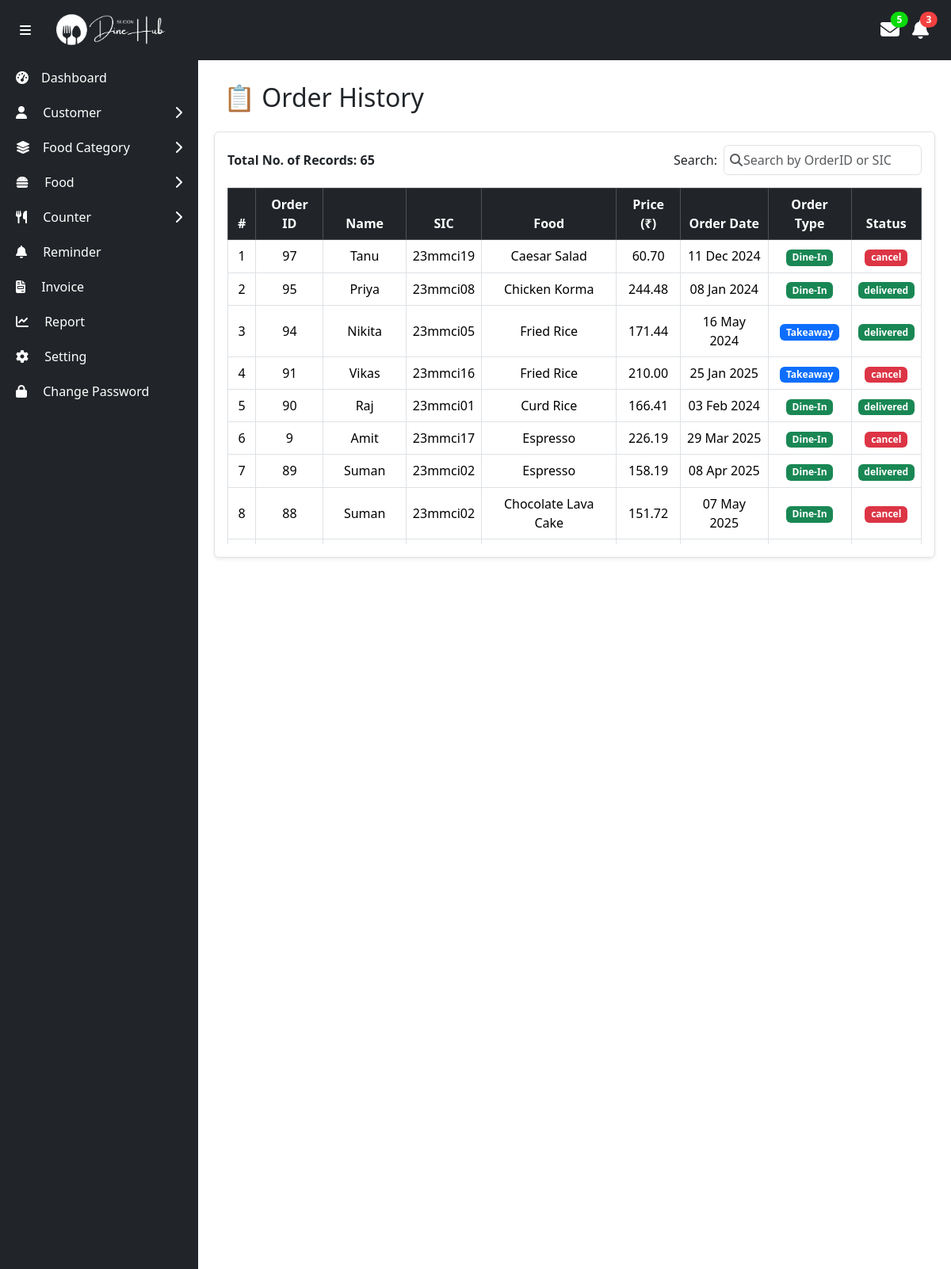
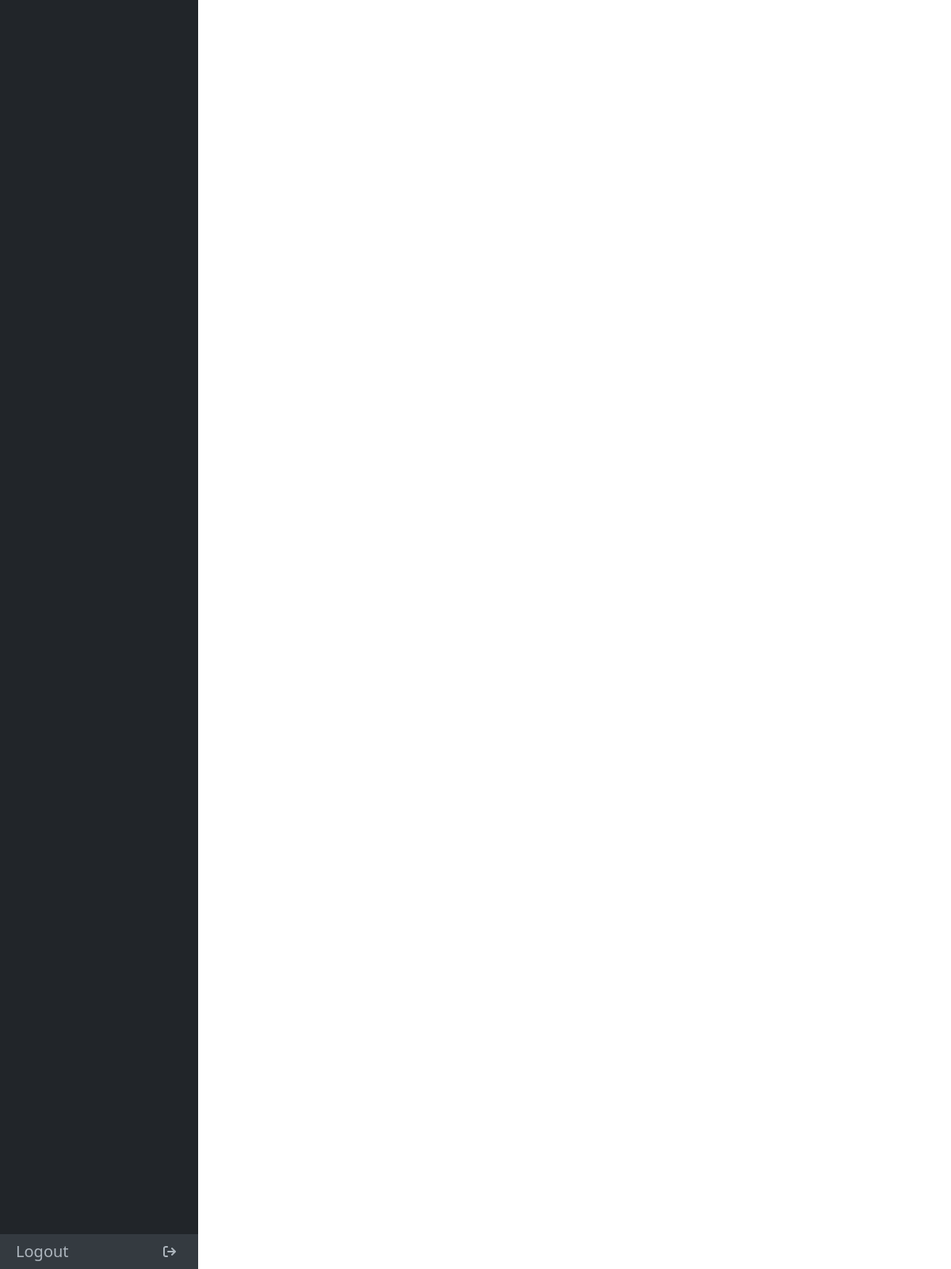
Page /admin/orderHistory.php (signed in) on the committed database (2 pictures, top to bottom).
### tables this page shows
CREATE TABLE `order_table` (
  `id` int(11) NOT NULL,
  `orderID` varchar(11) NOT NULL,
  `studentID` int(11) DEFAULT NULL,
  `foodID` int(11) DEFAULT NULL,
  `quantity` varchar(255) NOT NULL,
  `orderType` varchar(255) NOT NULL,
  `price` varchar(255) NOT NULL,
  `createdAt` date NOT NULL,
  `updatedAt` date NOT NULL,
  `status` varchar(15) NOT NULL
);

CREATE TABLE `student` (
  `studentID` int(11) NOT NULL,
  `sic` varchar(255) NOT NULL,
  `seID` int(11) DEFAULT NULL,
  `name` varchar(255) NOT NULL,
  `dob` date NOT NULL,
  `password` varchar(128) NOT NULL,
  `isActive` varchar(5) NOT NULL
);

CREATE TABLE `food` (
  `foodID` int(11) NOT NULL,
  `foodCategoryID` int(11) DEFAULT NULL,
  `name` varchar(255) NOT NULL,
  `image` varchar(255) NOT NULL,
  `description` varchar(255) NOT NULL,
  `price` double(10,2) NOT NULL,
  `type` varchar(255) NOT NULL,
  `isAvailable` varchar(5) NOT NULL
);

### dbFunctions/orderHistorydb.php (called while the page is built, shortened)
<?php
function totalOrder() {
    $conn = null;
    $stmt = null;
    try {
        $conn = dbConnection();
        $stmt = $conn->prepare("SELECT COUNT(*) AS totalOrder FROM order_table WHERE status = 'delivered' OR status = 'cancel'");
        $stmt->execute();
        $result = $stmt->get_result();
        if ($result && $result->num_rows > 0) {
            $row = $result->fetch_assoc();
            return $row['totalOrder'];
        } else {
            return 0;
        }
    } catch (Exception $e) {
        error_log("Error in totalOrder: " . $e->getMessage());
        return 0;
    } finally {
        if (isset($stmt)) {
            $stmt->close();
        }
        if (isset($conn)) {
            $conn->close();
        }
    }
}
function getAllOrders() {
    $conn = null;
    $stmt = null;
    try {
        $conn = dbConnection();
        $stmt = $conn->prepare("SELECT * FROM order_table WHERE status IN ('delivered','cancel') ORDER BY orderID DESC");
        $stmt->execute();
        $res = $stmt->get_result();
        if($res->num_rows>0){
            return $res;
        }else{
            return "error";
        }
    } catch (Exception $e) {
        error_log($e->getMessage());
        return "error: " . $e->getMessage();
    } finally{
        $stmt->close();
        $conn->close();
    }
}
?>

### dbFunctions/studentdb.php (called while the page is built, shortened)
<?php
function getStudentNameByStudentID($studentID){
    try{
        $studentID = trim($studentID);
        $conn = dbConnection();
        $stmt = $conn->prepare("SELECT name FROM student WHERE studentID = ?");
        $stmt->bind_param("s",$studentID);
        $stmt->execute();
        $result = $stmt->get_result();
        if ($result->num_rows > 0) {
            $row = $result->fetch_assoc();
            return $row['name'];
        }else{
            return "error";
        }
    } catch (Exception $e) {
        return $e->getMessage();
    }
}
function getStudentSicByStudentID($studentID){
    try{
        $studentID = trim($studentID);
        $conn = dbConnection();
        $stmt = $conn->prepare("SELECT sic FROM student WHERE studentID = ?");
        $stmt->bind_param("s",$studentID);
        $stmt->execute();
        $result = $stmt->get_result();
        if ($result->num_rows > 0) {
            $row = $result->fetch_assoc();
            return $row['sic'];
        }else{
            return "error";
        }
    } catch (Exception $e) {
        return $e->getMessage();
    }
}
?>

### dbFunctions/fooddb.php (called while the page is built, shortened)
<?php
function getFoodNameByFoodId($foodID){
    try{
        $foodID = trim($foodID);
        $conn = dbConnection();
        $stmt = $conn->prepare("SELECT name FROM food WHERE foodID = ?");
        $stmt->bind_param("s",$foodID);
        $stmt->execute();
        $result = $stmt->get_result();
        if ($result->num_rows > 0) {
            $row = $result->fetch_assoc();
            return $row['name'];
        }else{
            return "error";
        }
    } catch (Exception $e) {
        return $e->getMessage();
    }
}
?>

### admin/orderHistory.php (the view, shortened to what this page needs)
<?php
include_once "adminNavbar.php";
require_once "../dbFunctions/studentdb.php";
require_once "../dbFunctions/fooddb.php";
require_once "../dbFunctions/orderHistorydb.php";
?>
<section class="content w-100">
    <div class="container-fluid mt-4">
        <div class="row">
            <div class="col-12 mb-3 d-flex justify-content-between align-items-center">
                <h2 class="">📋 Order History</h2>
            </div>
            <div class="col-12 bg-white border shadow-sm rounded p-3">
                <div class="row align-items-center mb-3">
                    <div class="col-md-6 fw-semibold">
                        Total No. of Records: <?= totalOrder(); ?>
                    </div>
                    <div class="col-md-6 d-flex justify-content-md-end align-items-center">
                        <label for="searchInput" class="me-2 fw-medium mb-0">Search:</label>
                        <div class="position-relative" style="width: 250px;">
                            <i class="fas fa-search position-absolute top-50 start-0 translate-middle-y ms-2 text-muted"></i>
                            <input type="text"
                                   id="searchInput"
                                   class="form-control ps-4"
                                   placeholder="Search by OrderID or SIC">
                        </div>
                    </div>
                </div>
                <div class="table-responsive" style="max-height: 450px; overflow-y: auto;">
                    <table class="table table-bordered table-hover text-center align-middle" id="myTable">
                        <thead class="table-dark text-white sticky-top">
                            <tr>
                                <th>#</th>
                                <th>Order ID</th>
                                <th>Name</th>
                                <th>SIC</th>
                                <th>Food</th>
                                <th>Price (₹)</th>
                                <th>Order Date</th>
                                <th>Order Type</th>
                                <th>Status</th>
                            </tr>
                        </thead>
                        <tbody id="tableBody">
                            <?php
                                $result = getAllOrders();
                                $sl = 1;
                                while($order = $result->fetch_assoc()){
                            ?>
                                <tr>
                                    <td><?= $sl++ ?></td>
                                    <td><?= $order['orderID']?></td>
                                    <td><?= getStudentNameByStudentID($order['studentID'])?></td>
                                    <td><?= getStudentSicByStudentID($order['studentID'])?></td>
                                    <td><?= getFoodNameByFoodId($order['foodID'])?></td>
                                    <td><?= number_format($order['price'], 2)?></td>
                                    <td><?= date('d M Y', strtotime($order['createdAt'])) ?></td>
                                    <td>
                                        <span class="badge bg-<?= strtolower($order['orderType']) === 'dine-in' ? 'success' : 'primary' ?>">
                                            <?= $order['orderType'] ?>
                                        </span>
                                    </td>
                                    <td>
                                        <span class="badge bg-<?= strtolower($order['status']) === 'delivered' ? 'success' : 'danger' ?>">
                                            <?= $order['status'] ?>
                                        </span>
                                    </td>
                                </tr>
                            <?php } ?>
                        </tbody>
                    </table>
                </div>
            </div>
        </div>
    </div>
</section>
<?php include_once "adminFooter.php"; ?>

### assets/css/AdminCss/style.css (style rules this page uses)
* { padding: 0; margin: 0; box-sizing: border-box; }
body { display: flex; height: 100vh; overflow: hidden; }
.content { margin-left: 250px; margin-top: 60px; padding: 20px; transition: margin-left 0.3s; }

### rows in the picture
order_table: orderID "97", studentID.name "Tanu", studentID.sic "23mmci19", foodID.name "Caesar Salad", price "60.70", createdAt "11 Dec 2024", orderType "Dine-In", status "cancel"
order_table: orderID "95", studentID.name "Priya", studentID.sic "23mmci08", foodID.name "Chicken Korma", price "244.48", createdAt "08 Jan 2024", orderType "Dine-In", status "delivered"
order_table: orderID "94", studentID.name "Nikita", studentID.sic "23mmci05", foodID.name "Fried Rice", price "171.44", createdAt "16 May 2024", orderType "Takeaway", status "delivered"
order_table: orderID "91", studentID.name "Vikas", studentID.sic "23mmci16", foodID.name "Fried Rice", price "210.00", createdAt "25 Jan 2025", orderType "Takeaway", status "cancel"
order_table: orderID "90", studentID.name "Raj", studentID.sic "23mmci01", foodID.name "Curd Rice", price "166.41", createdAt "03 Feb 2024", orderType "Dine-In", status "delivered"
order_table: orderID "9", studentID.name "Amit", studentID.sic "23mmci17", foodID.name "Espresso", price "226.19", createdAt "29 Mar 2025", orderType "Dine-In", status "cancel"
order_table: orderID "89", studentID.name "Suman", studentID.sic "23mmci02", foodID.name "Espresso", price "158.19", createdAt "08 Apr 2025", orderType "Dine-In", status "delivered"
order_table: orderID "88", studentID.name "Suman", studentID.sic "23mmci02", foodID.name "Chocolate Lava Cake", price "151.72", createdAt "07 May 2025", orderType "Dine-In", status "cancel"

### other values in the picture
totalOrder() "65"
